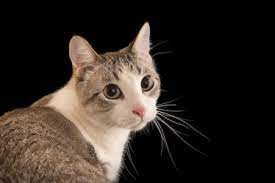
#> input picture Images/images.jpg, 275 x 183 px, found by its file name
$ jupyter execute image_enhancement.ipynb
#> lines starting #> are read from the running program, lines starting #| are printed output that depends on the picture
[cell 1]
import numpy as np
import cv2
import matplotlib.pyplot as plt
from PIL import Image
import os

file_path = "/home/rafli/semester_6/Computer_Vision/Computer-Vision/Images/images.jpg"

image = os.path.basename(file_path)
image = Image.open(file_path).convert('RGB')
#> image is the input picture: PIL image 275x183 RGB; mean R, G, B 51.1, 42.5, 36.4
image_array = np.array(image, dtype=np.int32)

[cell 2]
print(image_array)
#> (printed output is left out)

[cell 3]
height = image_array.shape[0]
#> height = 183
width = image_array.shape[1]
#> width = 275

[cell 4]
print(height)
#| 183
print(width)
#| 275

[cell 5]
t = np.zeros((height, width, 3), dtype=np.uint8)
L = 256

for i in range(height):
    for j in range(width):
        for k in range(3):
            I = image_array[i][j][k]
            t[i][j][k] = L - 1 - I
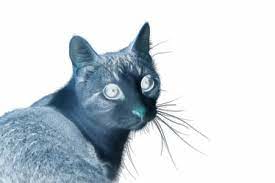
#> t: shape (183, 275, 3); mean R, G, B 203.9, 212.5, 218.6

[cell 6]
fig, axes = plt.subplots(1, 2, figsize=(10, 5))
axes[0].imshow(image_array)
axes[0].set_title("Original")
axes[0].axis('off')
axes[1].imshow(t)
axes[1].set_title("Inverted Image")
axes[1].axis('off')
plt.tight_layout()
plt.show()
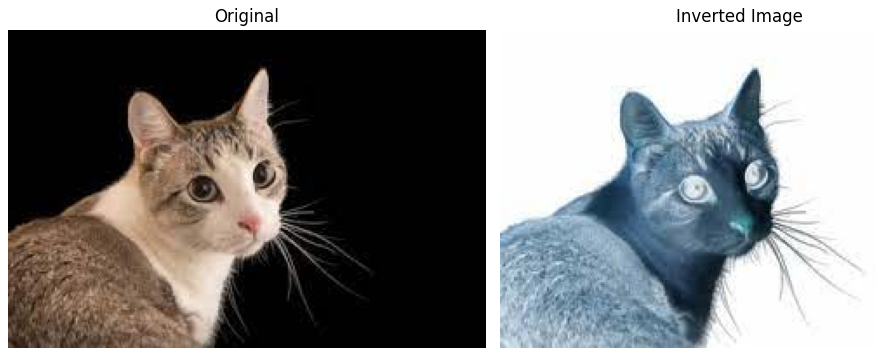
#> figure drawn by matplotlib, 2 panels

[cell 7]
height, width, channels = image_array.shape
#> channels = 3

[cell 8]
T = np.zeros((height, width, channels), dtype=np.int32)

for i in range(height):
    for j in range(width):
        for k in range(3):
            T[i][j][k] = image_array[i][j][k] + 50
            T = np.clip(T, 0, 255)
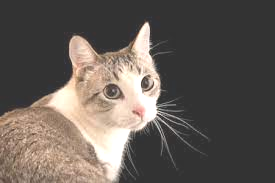
#> T: shape (183, 275, 3) int32; mean R, G, B 99.9, 92.2, 86.2

print(T)
#> (printed output is left out)

[cell 9]
fig, axes = plt.subplots(1, 2, figsize=(10, 5))
axes[0].imshow(image)
axes[0].set_title("Original")
axes[0].axis('off')
axes[1].imshow(T)
axes[1].set_title("Brightness filter")
axes[1].axis('off')
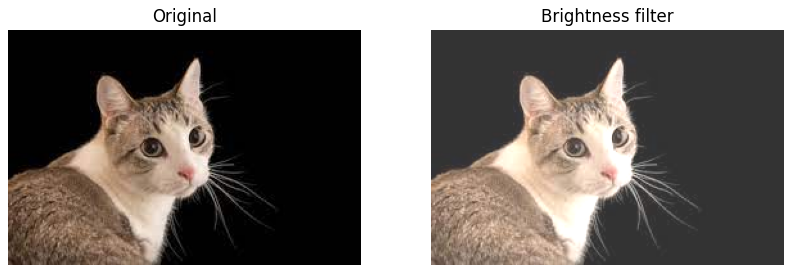
#> figure drawn by matplotlib, 2 panels
